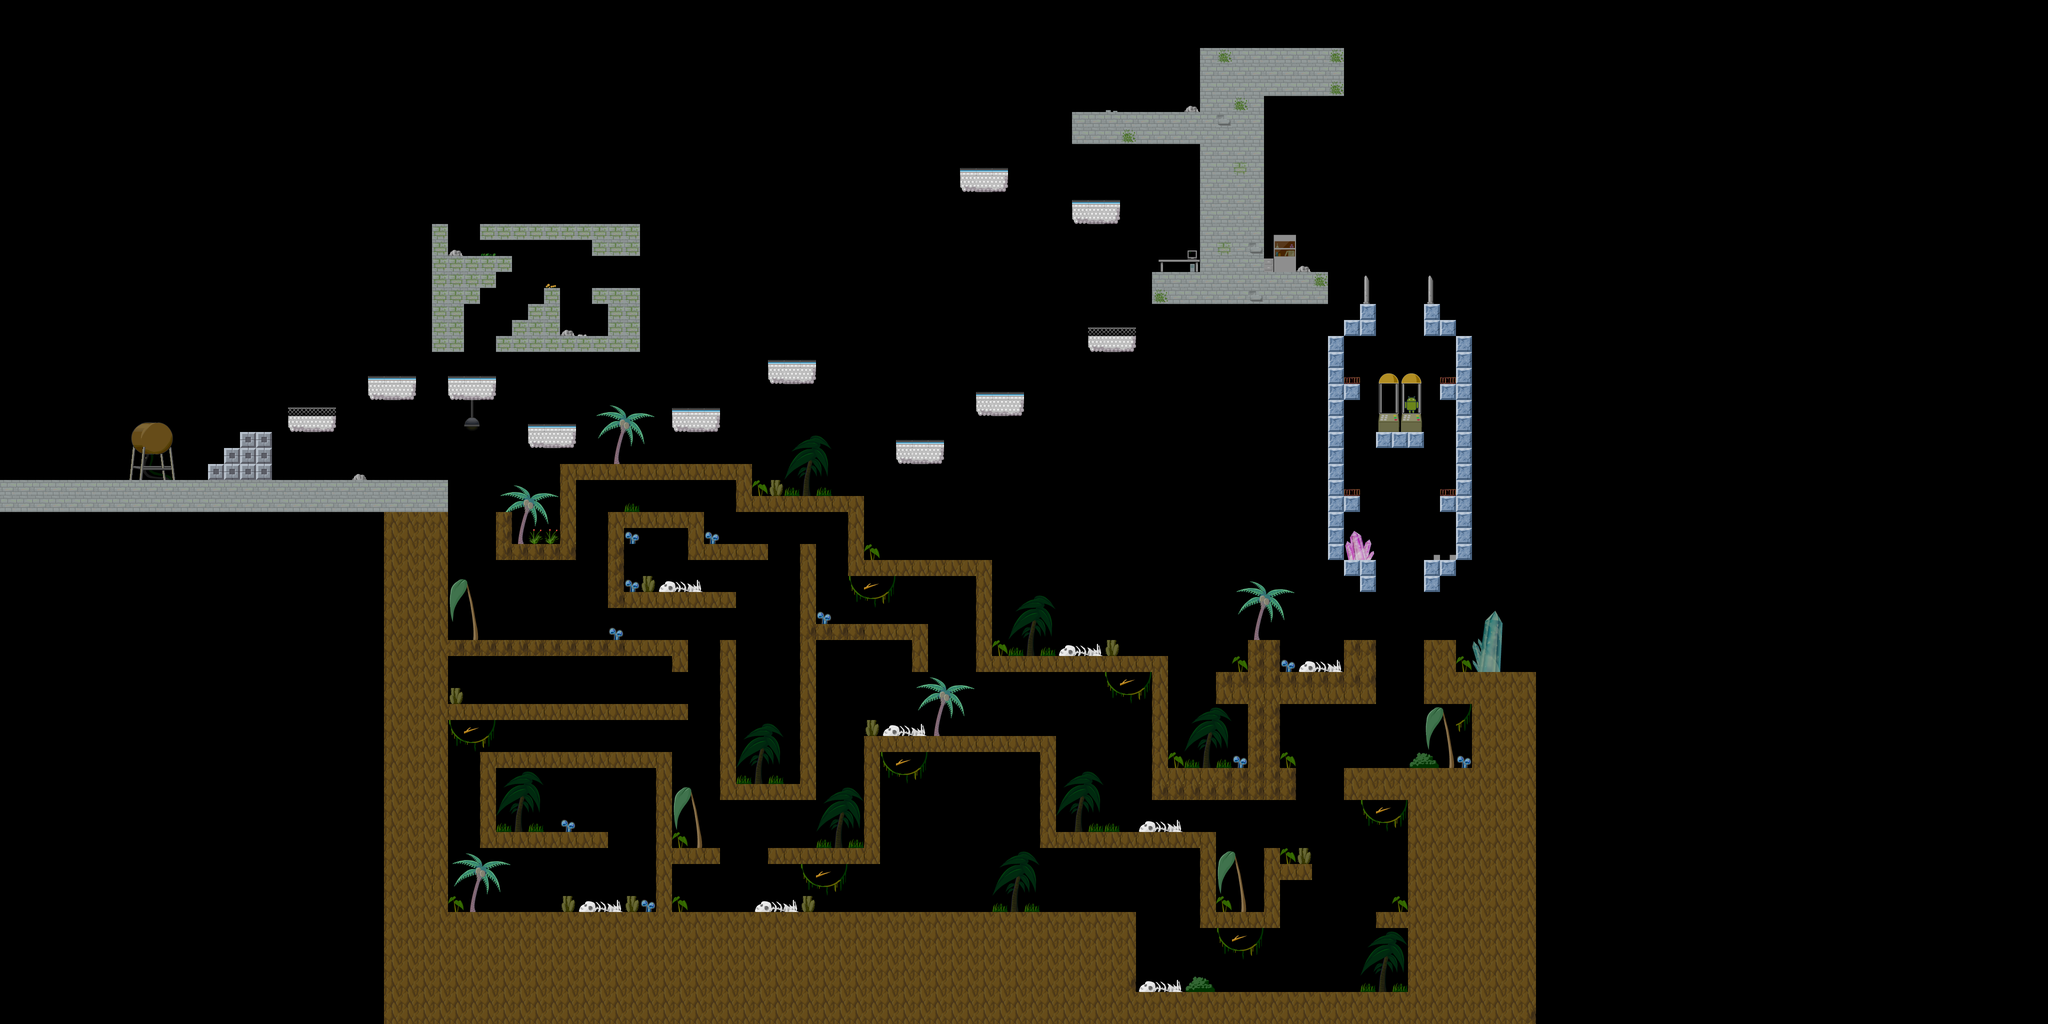

A level layout from a 2D game, rendered from its tile map. Below: a short description, then the map file with tile-grid data replaced by summaries:
An orthogonal 128x64 tile map with 32x32 px tiles, 1 tile layer (Tile Layer 1), 5 tilesets and 285 objects.

<map version="1.0" orientation="orthogonal" width="128" height="64" tilewidth="32" tileheight="32">
 <tileset firstgid="1" name="cave" tilewidth="32" tileheight="32">
  <image source="tmx/cave.png" width="512" height="256" />
 </tileset>
 <tileset firstgid="129" name="grass" tilewidth="32" tileheight="32">
  <image source="tmx/grass.png" width="512" height="256" />
 </tileset>
 <tileset firstgid="257" name="island" tilewidth="32" tileheight="32">
  <image source="tmx/island.png" width="512" height="256" />
 </tileset>
 <tileset firstgid="385" name="sewage" tilewidth="32" tileheight="32">
  <image source="tmx/sewage.png" width="512" height="256" />
 </tileset>
 <tileset firstgid="513" name="lab" tilewidth="32" tileheight="32">
  <image source="tmx/lab.png" width="512" height="256" />
 </tileset>
 <layer name="Tile Layer 1" width="128" height="64">
  <data>[8192 cells, 2947 non-empty, 142 distinct tile ids]</data>
 </layer>
 <objectgroup name="wall" width="128" height="64">
  <object x="888" y="969" width="3" height="853" />
  <object x="888" y="1828" width="1380" height="8" />
  <object x="2264" y="1834" width="6" height="158" />
  <object x="2272" y="1990" width="548" height="4" />
  <object x="2818" y="1596" height="38" />
  <object x="2818" y="1850" width="6" height="138" />
  <object x="2758" y="1844" width="60" height="8" />
  <object x="2822" y="1590" width="4" height="274" />
  <object x="2756" y="1824" width="62" height="8" />
  <object x="2692" y="1590" width="130" height="8" />
  <object x="2692" y="1536" width="4" height="60" />
  <object x="2692" y="1538" width="256" height="4" />
  <object x="2946" y="1406" width="6" height="132" />
  <object x="2848" y="1400" width="104" height="6" />
  <object x="2852" y="1282" width="4" height="120" />
  <object x="2858" y="1284" width="54" height="2" />
  <object x="2910" y="1290" width="2" height="56" />
  <object x="2330" y="1316" width="4" height="222" />
  <object x="2334" y="1540" width="164" />
  <object x="2492" y="1402" width="6" height="134" />
  <object x="2440" y="1400" width="56" height="4" />
  <object x="2434" y="1342" width="4" height="66" />
  <object x="2434" y="1344" width="66" height="4" />
  <object x="2498" y="1280" width="4" height="64" />
  <object x="2498" y="1282" width="60" height="4" />
  <object x="2556" y="1282" width="2" height="66" />
  <object x="2558" y="1348" width="138" height="2" />
  <object x="2692" y="1282" width="4" height="64" />
  <object x="2694" y="1282" width="58" height="6" />
  <object x="2746" y="1282" width="6" height="124" />
  <object x="2564" y="1400" width="188" height="4" />
  <object x="2554" y="1402" width="4" height="142" />
  <object x="2558" y="1540" width="34" height="2" />
  <object x="2592" y="1542" height="52" />
  <object x="2306" y="1592" width="284" height="2" />
  <object x="2304" y="1338" width="6" height="258" />
  <object x="1950" y="1336" width="356" height="6" />
  <object x="2332" y="1312" height="6" />
  <object x="1986" y="1312" width="346" height="4" />
  <object x="1978" y="1124" width="4" height="190" />
  <object x="1728" y="1120" width="254" height="4" />
  <object x="1948" y="1152" width="8" height="190" />
  <object x="1698" y="1146" width="256" height="4" />
  <object x="1698" y="1024" width="4" height="120" />
  <object x="1720" y="992" width="6" height="130" />
  <object x="1499" y="995" width="219" height="4" />
  <object x="1698" y="1022" height="4" />
  <object x="1477" y="1017" width="230" height="2" />
  <object x="1472" y="958" width="4" height="62" />
  <object x="1500" y="928" width="2" height="62" />
  <object x="1131" y="934" width="365" height="2" />
  <object x="1122" y="930" width="6" height="158" />
  <object x="1012" y="1091" width="109" height="1" />
  <object x="1022" y="1025" width="2" height="70" />
  <object x="992" y="1025" width="3" height="90" />
  <object x="993" y="1121" width="155" />
  <object x="1150" y="960" width="2" height="158" />
  <object x="1152" y="949" width="320" height="4" />
  <object x="1218" y="1029" width="176" height="3" />
  <object x="1402" y="1030" width="4" height="60" />
  <object x="1406" y="1090" width="125" height="2" />
  <object x="1372" y="1116" width="160" height="1" />
  <object x="1372" y="1056" width="6" height="58" />
  <object x="1248" y="1048" width="126" height="6" />
  <object x="1236" y="1050" width="2" height="2" />
  <object x="1238" y="1050" width="3" height="134" />
  <object x="1239" y="1187" width="230" height="6" />
  <object x="1468" y="1285" height="290" />
  <object x="1470" y="1568" width="138" height="6" />
  <object x="1603" y="1097" width="4" height="468" />
  <object x="1625" y="1100" width="2" height="150" />
  <object x="1634" y="1252" width="222" height="4" />
  <object x="1854" y="1254" width="2" height="82" />
  <object x="1632" y="1276" width="192" height="4" />
  <object x="1826" y="1270" width="4" height="72" />
  <object x="1626" y="1278" width="6" height="320" />
  <object x="1444" y="1285" width="1" height="303" />
  <object x="1446" y="1594" width="182" height="4" />
  <object x="1222" y="1207" width="243" height="3" />
  <object x="1214" y="1030" width="4" height="181" />
  <object x="899" y="1281" width="470" height="5" />
  <object x="1369" y="1286" width="3" height="55" />
  <object x="894" y="1306" width="449" height="3" />
  <object x="1347" y="1307" width="3" height="34" />
  <object x="892" y="1408" width="482" height="6" />
  <object x="895" y="1432" width="480" height="4" />
  <object x="975" y="1509" width="361" height="1" />
  <object x="1333" y="1511" width="5" height="184" />
  <object x="1338" y="1698" width="96" height="6" />
  <object x="1343" y="1722" width="91" height="1" />
  <object x="1338" y="1728" width="2" height="94" />
  <object x="1312" y="1534" width="6" height="288" />
  <object x="992" y="1526" width="320" height="8" />
  <object x="986" y="1532" width="4" height="132" />
  <object x="988" y="1664" width="224" height="8" />
  <object x="966" y="1688" width="242" height="6" />
  <object x="963" y="1511" width="3" height="170" />
  <object x="1540" y="1700" width="188" height="1" />
  <object x="1728" y="1476" width="4" height="222" />
  <object x="1756" y="1506" width="4" height="220" />
  <object x="1541" y="1719" width="213" height="2" />
  <object x="1758" y="1494" width="324" height="6" />
  <object x="2080" y="1496" width="6" height="196" />
  <object x="1732" y="1472" width="378" height="6" />
  <object x="2110" y="1474" width="2" height="188" />
  </objectgroup>
 <objectgroup name="enemies" width="128" height="64">
  <!-- 48 objects omitted --></objectgroup>
</map>
<!-- 180 of 285 objects omitted -->
